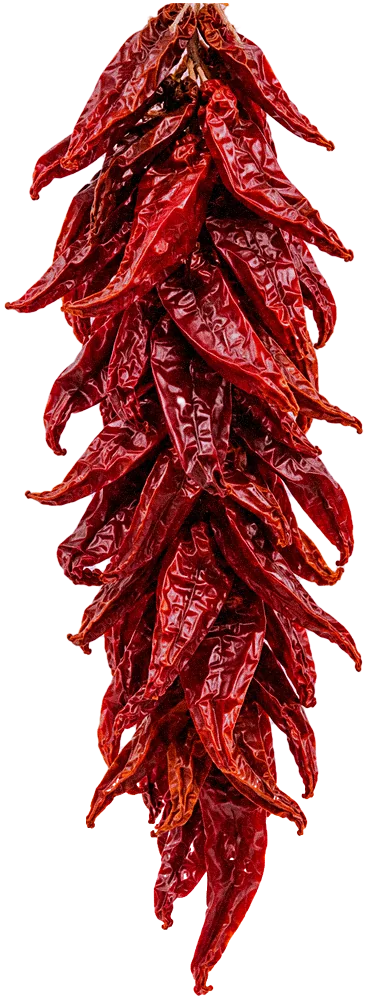
#> input picture assets/chiles/ristra-01.webp, 367 x 1000 px
$ python -i process-chiles.py   (imports and definitions only)
#> lines starting #> are read from the running program, lines starting #| are printed output that depends on the picture; after the words box and inside, x2 and y2 are one past the last pixel; in counts of white or black regions, pixels touching at a corner belong together
#!/usr/bin/env python3
"""Turn chile-ristra photos into transparent, color-graded WebP cut-outs for the header.

Drop new photos (png/jpg/jpeg/webp, bunch on a plain light background) into assets/chiles/ and run:
    python3 tools/process-chiles.py
New files are moved into assets/chiles/src/ as ristra-NN-src.<ext> and rendered to assets/chiles/ristra-NN.webp.
Existing sources are re-rendered. If fewer than 6 cut-outs exist, composites of two sources fill the gap.
Then run tools/build-header.py to rebuild the pages.
"""
import glob, os, re, shutil, sys
import numpy as np
from PIL import Image, ImageFilter
ROOT=os.path.dirname(os.path.dirname(os.path.abspath(__file__)))
# [1 line not run here, left out]
OUT_H=1000; MIN_TOTAL=6
rng=np.random.default_rng(3)

def ramp(d,lo,hi): return np.clip((d-lo)/(hi-lo),0,1)
def cutout(path):
#> called with path = '../assets/chiles/ristra-01.webp'
    im=Image.open(path).convert("RGB"); a=np.array(im).astype(float); R,G,B=a[...,0],a[...,1],a[...,2]
#> after `R, G, B = (a[..., 0], a[..., 1], a[..., 2])`:
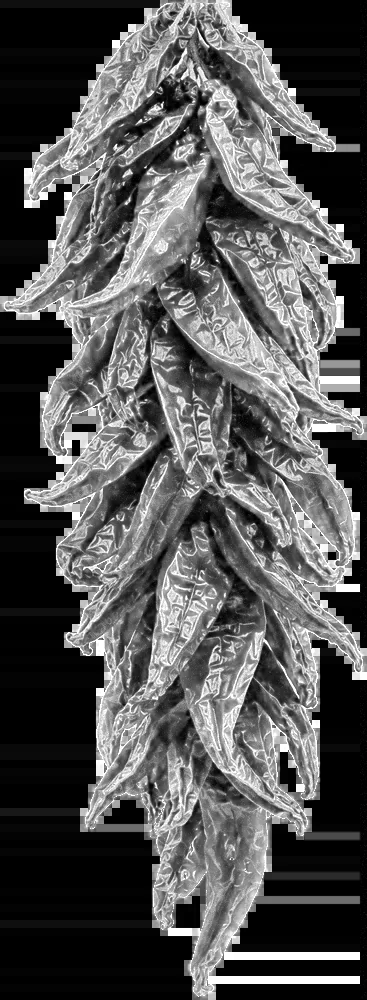
#> R: shape (1000, 367) float64; min 0, max 255, mean 85
#> after `R, G, B = (a[..., 0], a[..., 1], a[..., 2])`:
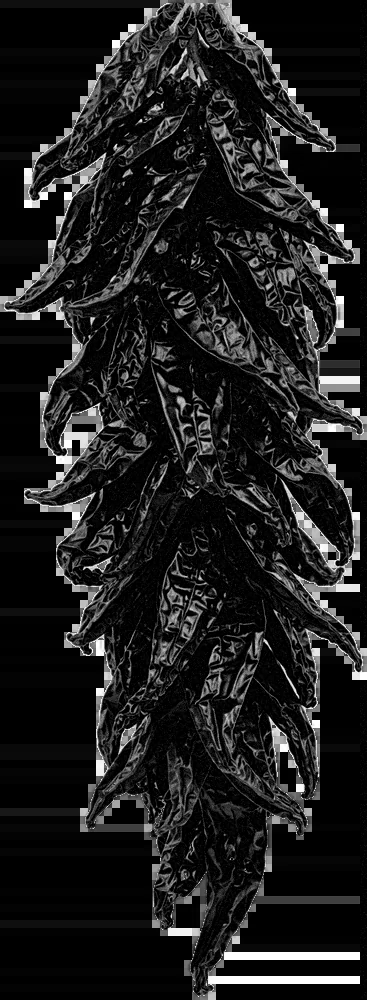
#> G: shape (1000, 367) float64; min 0, max 255, mean 29.9
    h,w=R.shape; border=np.concatenate([a[:20].reshape(-1,3),a[-20:].reshape(-1,3),a[:,:20].reshape(-1,3),a[:,-20:].reshape(-1,3)])
#> after `h, w = R.shape`: h = 1000; w = 367
    bg=np.median(border,axis=0)
#> bg = [0, 0, 0]
    if bg.min()>200:            # white / light-gray studio background
        d=255-np.minimum(np.minimum(R,G),B); al=ramp(d,28,85)
    else:                       # plain colored wall: distance from the sampled background color
        d=np.sqrt(((a-bg)**2).sum(-1)); al=ramp(d,40,90)
#> after `d = np.sqrt(((a - bg) ** 2).sum(-1))`:
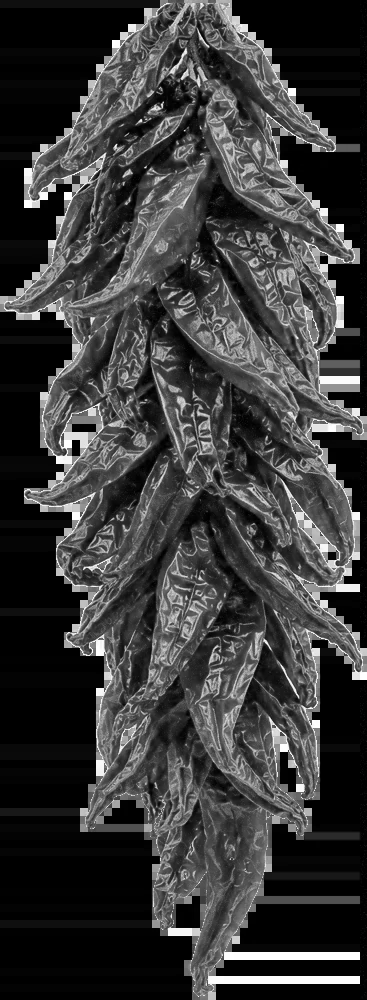
#> d: shape (1000, 367) float64; min 0, max 441.7, mean 100.7; drawn with min black and max white
    M=Image.fromarray((al*255).astype(np.uint8)).filter(ImageFilter.MaxFilter(5)).filter(ImageFilter.MinFilter(5)).filter(ImageFilter.GaussianBlur(.8))
    al=np.array(M)/255.
    red=(R>G*1.45)&(R>B*1.3)&(al>.5)
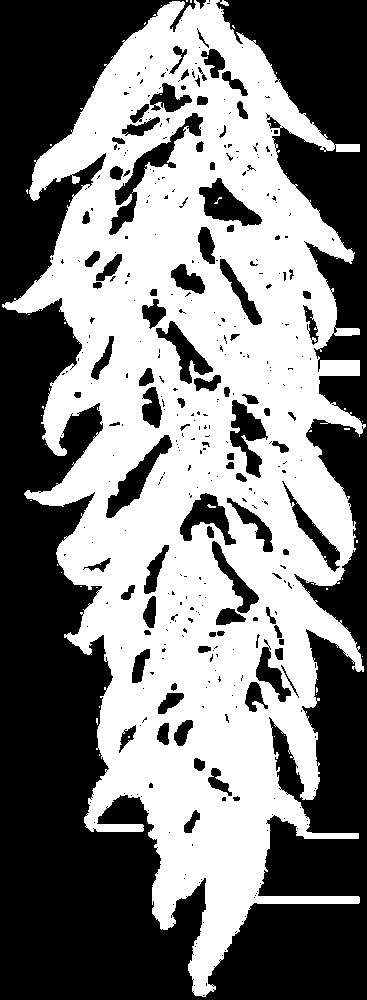
#> red: shape (1000, 367) bool; 49.2% white; 42 white regions (40 under 20 px), largest, box (x1, y1, x2, y2) and area: (2, 0, 366, 997) 180519, (207, 504, 216, 508) 21
    rows=red.sum(1); top=int(np.where(rows>rows.max()*.12)[0].min())
#> after `rows = red.sum(1)`: rows = 1000 values, max 304 at index 299, min 0 at index 997, mean 180.7
#> after `top = int(np.where(rows > rows.max() * 0.12)[0].min())`: top = 2
    al[:max(top-4,0)]=0                                  # drop the photographed twine above the cluster
    stalk=(~red)&(np.maximum(np.maximum(R,G),B)>70)       # loose twine / stalk hanging below the tip: anything bright that isn't chile-red
#> stalk: shape (1000, 367) bool; 7% white; 392 white regions (333 under 20 px), largest, box (x1, y1, x2, y2) and area: (0, 144, 106, 493) 4858, (294, 376, 367, 680) 3521, (208, 932, 360, 987) 2499
    cut=int(h*.80); al[cut:][stalk[cut:]]=0
#> after `cut = int(h * 0.8)`: cut = 800
#> after `al[cut:][stalk[cut:]] = 0`:
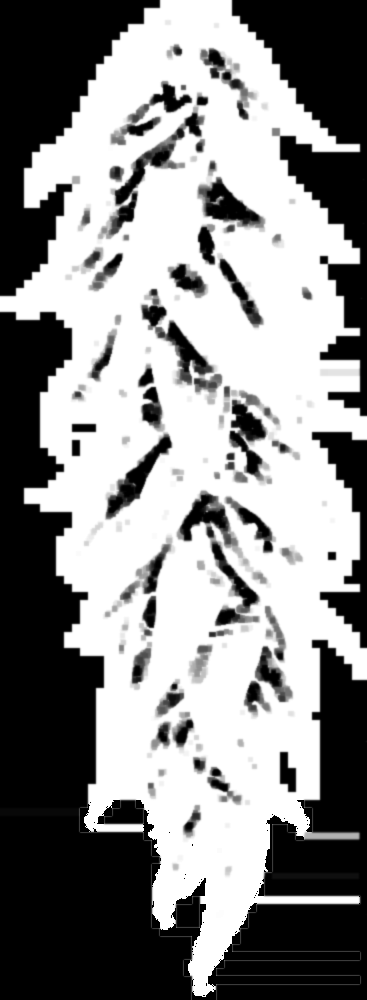
#> al: shape (1000, 367) float64; min 0, max 1, mean 0.546
    M=Image.fromarray((al*255).astype(np.uint8)).filter(ImageFilter.MinFilter(3)).filter(ImageFilter.MaxFilter(3)).filter(ImageFilter.GaussianBlur(.6))
    al=np.array(M)/255.
    ys,xs=np.where(al>.5); y0,y1,x0,x1=max(ys.min()-4,0),min(ys.max()+6,h),max(xs.min()-6,0),min(xs.max()+6,w)
#> after `y0, y1, x0, x1 = (max(ys.min() - 4, 0), min(ys.max() + 6, h), max(xs.m`: y0 = 0; y1 = 1000; x0 = 0; x1 = 367
    g=np.dstack([R*.94,G*.80,B*.88]); L=g.mean(-1); g*=np.where(L>150,.9,1.)[...,None]   # grade toward brick/oxblood
#> after `g = np.dstack([R * 0.94, G * 0.8, B * 0.88])`:
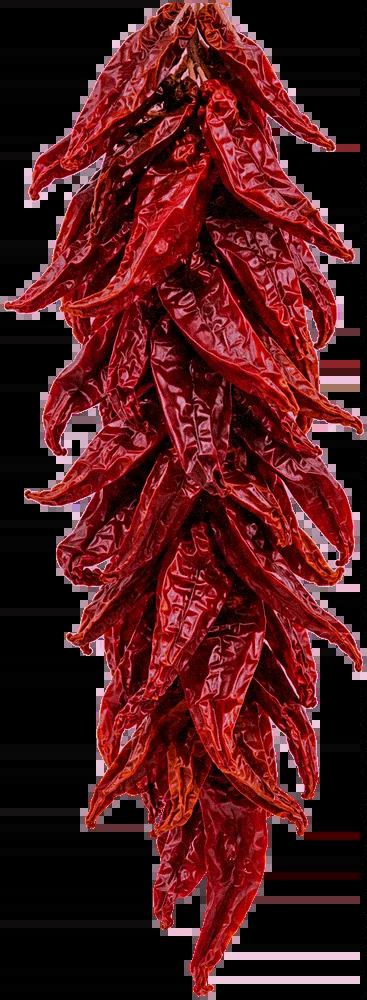
#> g: shape (1000, 367, 3) float64; mean of channels 0, 1, 2 79.9, 23.9, 26.7; drawn as R, G, B
#> after `g *= np.where(L > 150, 0.9, 1.0)[..., None]`: g: shape (1000, 367, 3) float64; 5.41% of pixels changed, all inside (x1, y1, x2, y2) = (0, 0, 367, 1000)
    out=np.dstack([np.clip(g,0,255),al*255])[y0:y1,x0:x1]
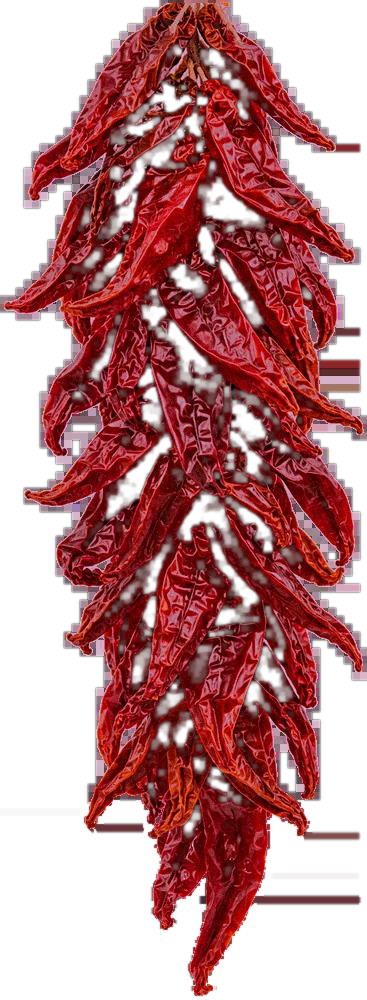
#> out: shape (1000, 367, 4) float64; mean of channels 0, 1, 2, 3 78.7, 23.1, 25.7, 138.8; transparent parts drawn white
    im=Image.fromarray(out.astype(np.uint8),"RGBA")
#> im: PIL image 367x1000 RGBA
    return im.resize((round(im.width*OUT_H/im.height),OUT_H),Image.LANCZOS)
def finish(im,name):
    a=np.array(im).astype(float); a[...,:3]=np.clip(a[...,:3]+rng.normal(0,5.5,a.shape[:2])[...,None],0,255)
    Image.fromarray(a.astype(np.uint8),"RGBA").filter(ImageFilter.UnsharpMask(radius=2,percent=55,threshold=3)).save(name,quality=84,method=6)
def composite(back,front,sb,sf,dx,dy):
    b=back.resize((round(back.width*sb),round(back.height*sb)),Image.LANCZOS); f=front.resize((round(front.width*sf),round(front.height*sf)),Image.LANCZOS)
    W=max(b.width,f.width+abs(dx))+abs(dx); H=max(b.height,f.height+dy); c=Image.new("RGBA",(W,H),(0,0,0,0)); bx=(W-b.width)//2
    c.alpha_composite(b,(bx,0)); arr=np.array(c).astype(float); arr[...,:3]*=.82; c=Image.fromarray(arr.astype(np.uint8),"RGBA"); c.alpha_composite(f,(bx+dx,dy))
    c=c.crop(c.getbbox()); return c.resize((round(c.width*OUT_H/c.height),OUT_H),Image.LANCZOS)

# 1. adopt any new photos dropped in assets/chiles/
existing=sorted(glob.glob(os.path.join(SRC,"ristra-*-src.*")))
n=max([int(re.search(r"ristra-(\d+)-src",p).group(1)) for p in existing],default=0)
# [6 lines not run here, left out]
rendered=[]
# [4 lines not run here, left out]
# 3. composites to reach MIN_TOTAL
k=len(rendered); pairs=[(2,3,1.0,.86,-60,40),(0,1,.92,.95,70,25),(1,2,1.0,.9,-50,30),(3,0,.95,.9,60,20)]
# [3 lines not run here, left out]

>>> result = cutout('../assets/chiles/ristra-01.webp')

$ run again, on assets/chiles/ristra-05.webp
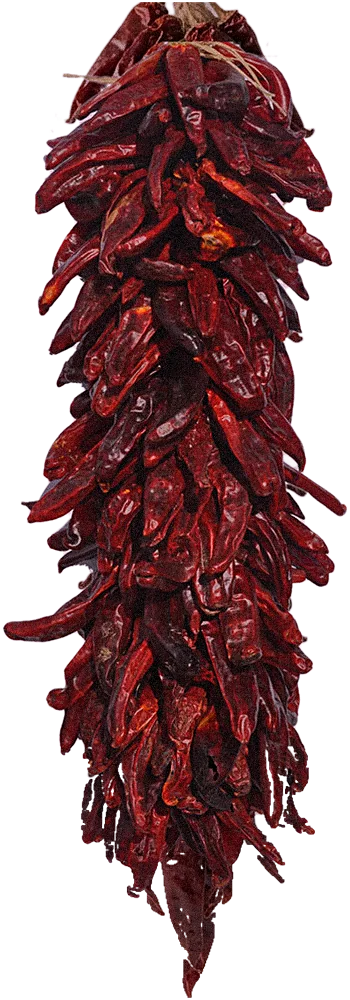
#> input picture assets/chiles/ristra-05.webp, 350 x 1000 px
#> bg = [1, 1, 1]
#> in cutout, `red=(R>G*1.45)&(R>B*1.3)&(al>.5)`:
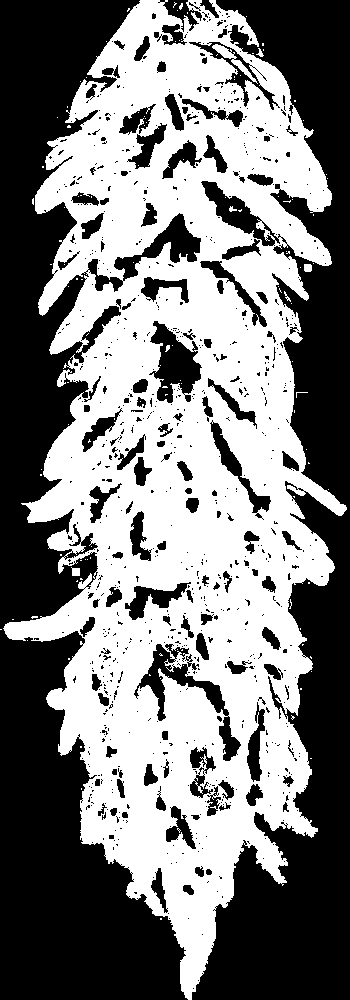
#> red: shape (1000, 350) bool; 48.9% white; 121 white regions (113 under 20 px), largest, box (x1, y1, x2, y2) and area: (3, 0, 347, 1000) 170406, (212, 44, 258, 84) 329, (71, 567, 80, 576) 65
#> rows = 1000 values, max 277 at index 628, min 4 at index 999, mean 171.3
#> top = 0
#> stalk: shape (1000, 350) bool; 8.6% white; 803 white regions (734 under 20 px), largest, box (x1, y1, x2, y2) and area: (0, 0, 140, 746) 9784, (216, 0, 350, 752) 9654, (192, 992, 344, 1000) 1216
#> y1 = 1000; x0 = 0; x1 = 350
#> g: shape (1000, 350, 3) float64; mean of channels 0, 1, 2 57.3, 23.2, 27.3
#> in cutout, `out=np.dstack([np.clip(g,0,255),al*255])[y0:y1,x0:x1]`:
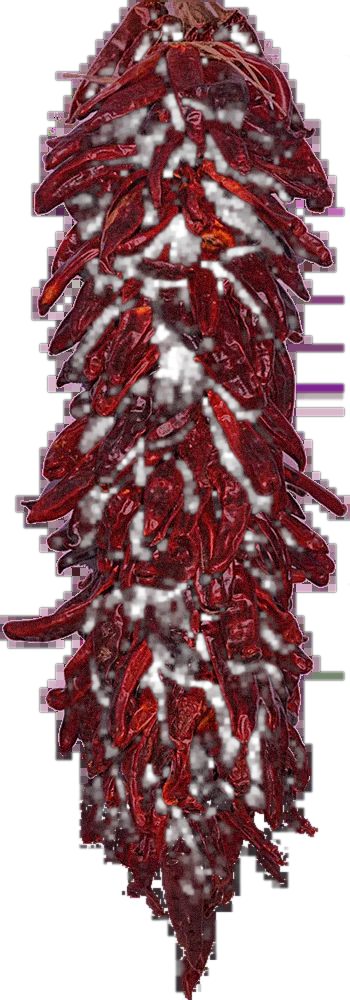
#> out: shape (1000, 350, 4) float64; mean of channels 0, 1, 2, 3 57.3, 23.2, 27.3, 144.3; transparent parts drawn white

$ run again, on assets/chiles/ristra-06.webp
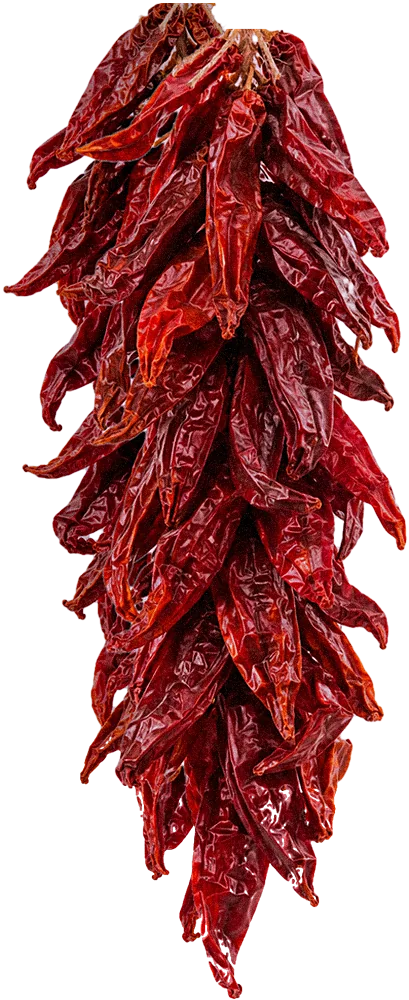
#> input picture assets/chiles/ristra-06.webp, 409 x 1000 px
#> bg = [0, 0, 0]
#> in cutout, `red=(R>G*1.45)&(R>B*1.3)&(al>.5)`:
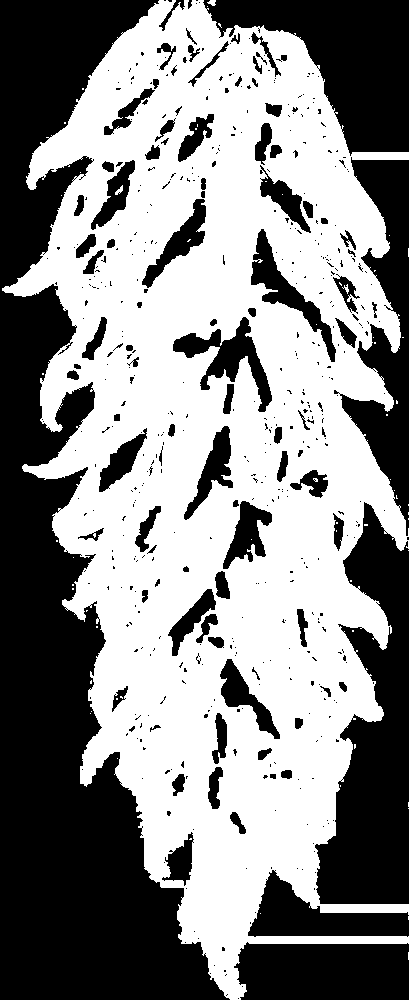
#> red: shape (1000, 409) bool; 53.9% white; 532 black regions (431 under 20 px), largest, box (x1, y1, x2, y2) and area: (0, 0, 230, 1000) 94853, (315, 502, 409, 904) 22083, (203, 0, 409, 156) 16131
#> rows = 1000 values, max 342 at index 159, min 11 at index 998, mean 220.4
#> top = 2
#> stalk: shape (1000, 409) bool; 6.9% white; 546 white regions (469 under 20 px), largest, box (x1, y1, x2, y2) and area: (335, 684, 408, 824) 3251, (334, 320, 408, 536) 2346, (248, 870, 408, 937) 1859
#> y0 = 0; y1 = 1000; x0 = 0; x1 = 409
#> g: shape (1000, 409, 3) float64; mean of channels 0, 1, 2 78.8, 24.1, 26.9
#> in cutout, `out=np.dstack([np.clip(g,0,255),al*255])[y0:y1,x0:x1]`:
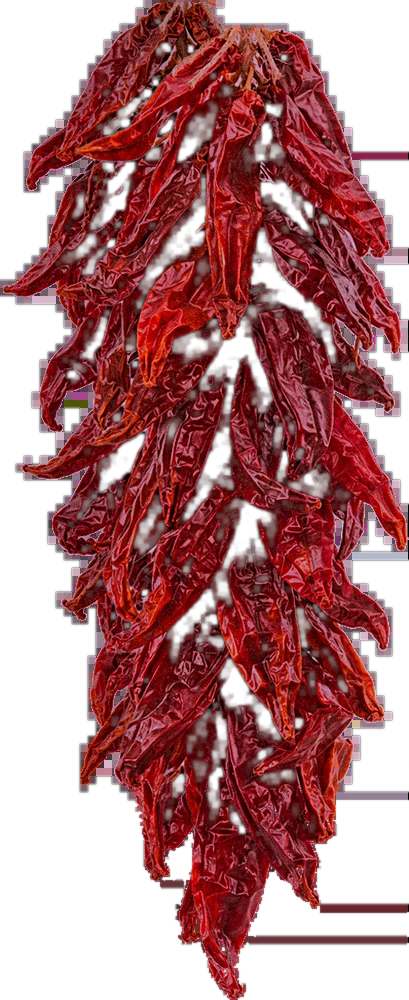
#> out: shape (1000, 409, 4) float64; mean of channels 0, 1, 2, 3 78.8, 24.1, 26.9, 149.6; transparent parts drawn white
